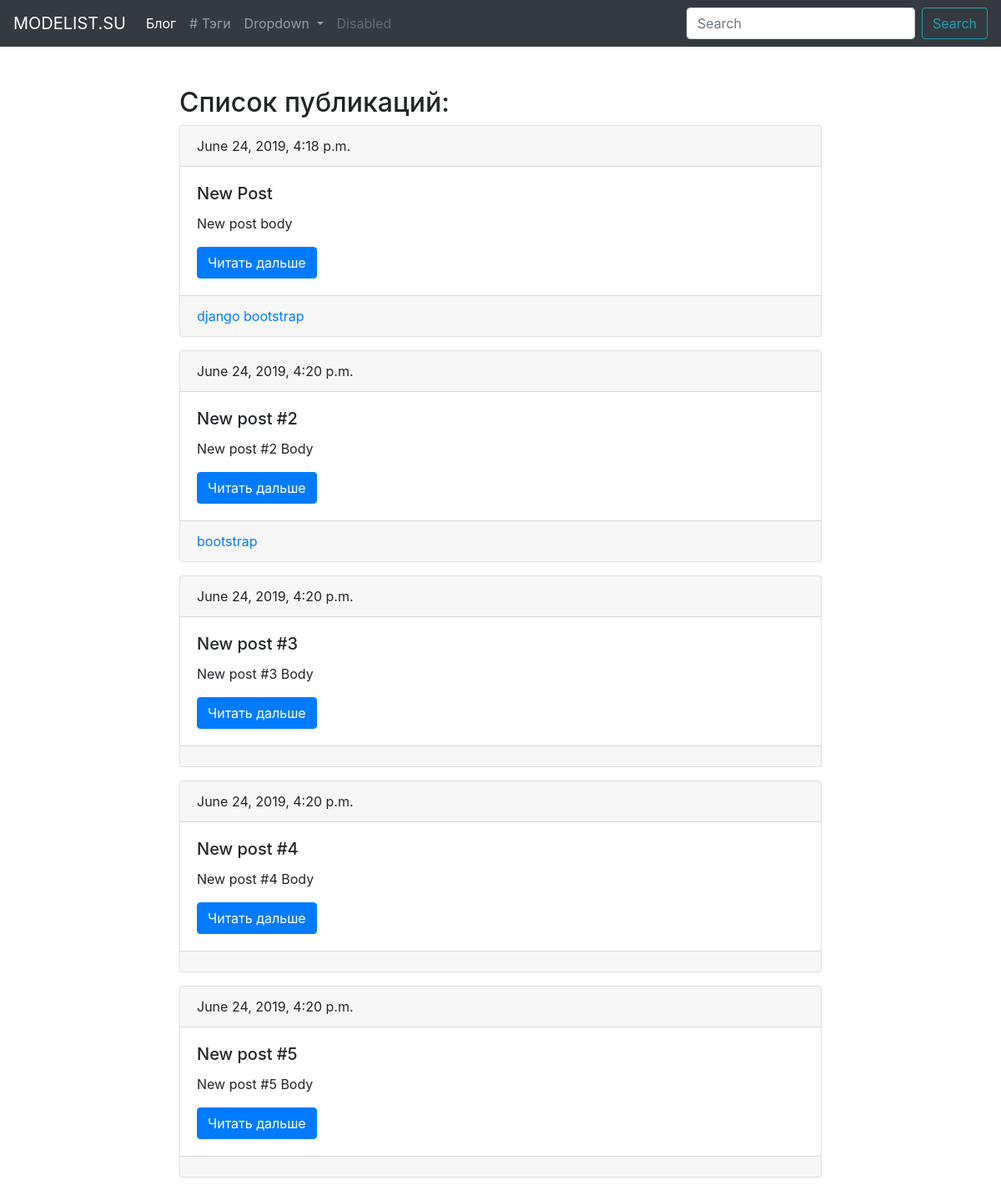
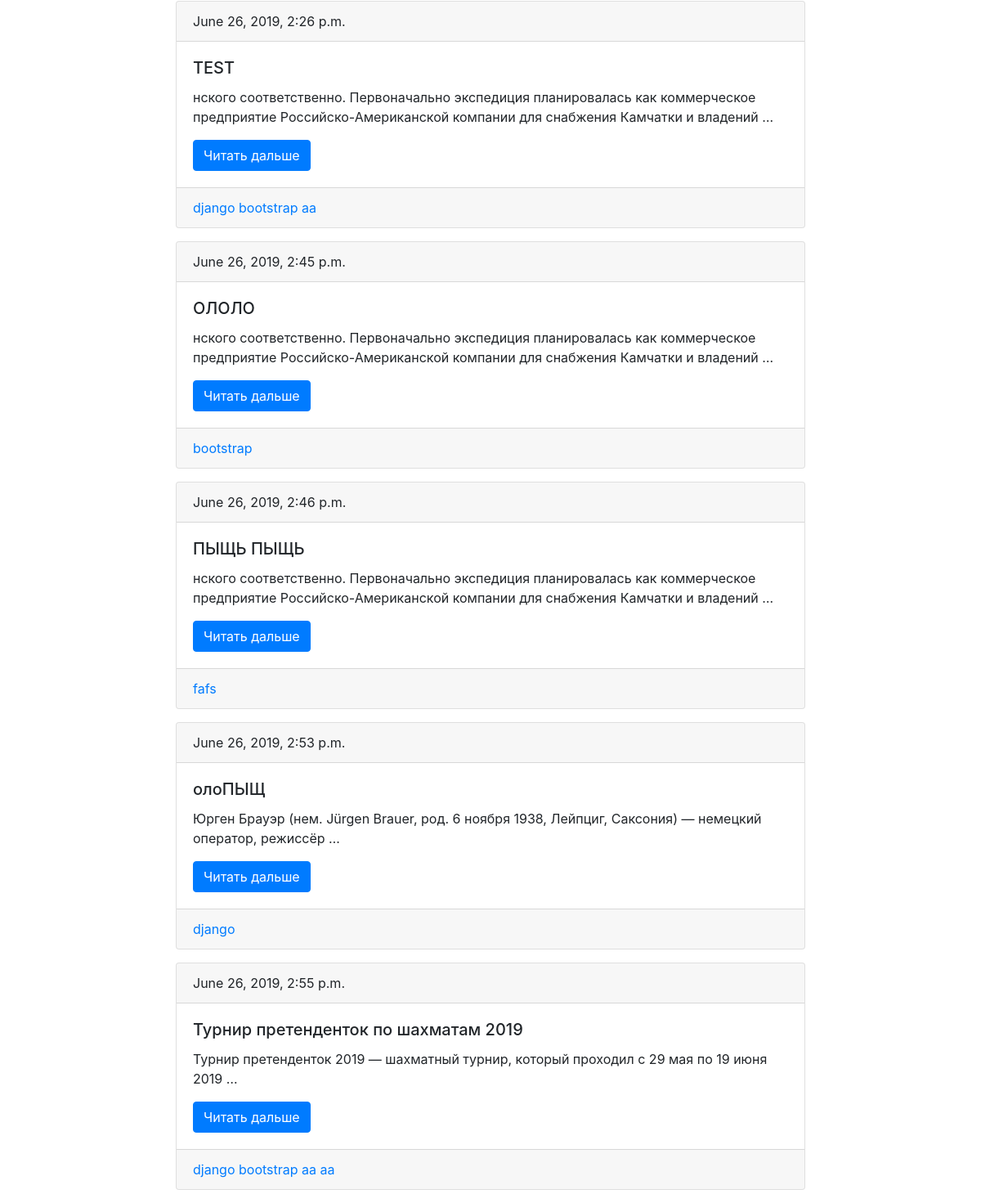
Screenshot of /blog/ with the database file from the repository (2 pictures, top to bottom).
### blog/models.py (models this page shows, shortened)
class Post(models.Model):
    title = models.CharField(max_length=150, db_index=True)
    slug = models.SlugField(max_length=150, unique=True, blank=True)
    body = models.TextField(blank=True, db_index=True)
    date_pub = models.DateTimeField(auto_now_add=True)
    tags = models.ManyToManyField('Tag', related_name='posts', blank=True)
    def get_absolute_url(self):
        return reverse('post_detail_url', kwargs={'slug': self.slug})

class Tag(models.Model):
    title = models.CharField(max_length=50)
    slug = models.SlugField(max_length=50, unique=True)
    def get_absolute_url(self):
        return reverse('tag_detail_url', kwargs={'slug': self.slug})

### blog/views.py (the view)
# urls.py: path('', post_list, name='post_list_url'),
def post_list(request):
    posts = Post.objects.all()
    return render(request, 'blog/post_list.html', context={'title': 'Последние записи', 'posts': posts})

### blog/templates/blog/post_list.html (shortened to what this page needs)
{% extends 'blog/blog_main.html' %}
{% block content %}
    <h2>Список публикаций:</h2>
    {% for post in posts %}
       {% include 'blog/includes/post_card_template.html' %}
    {% endfor %}
{% endblock %}

### blog/templates/blog/includes/post_card_template.html
 <div class="card mb-3">
    <div class="card-header">
        {{ post.date_pub }}
    </div>
    <div class="card-body">
        <h5 class="card-title">{{ post.title }}</h5>
        <p class="card-text">{{ post.body|truncatewords:15 }}</p>
        <a href="{{ post.get_absolute_url }}" class="btn btn-primary">Читать дальше</a>
    </div>
    <div class="card-footer text-muted">
        {% for tag in post.tags.all %}
            <a href="{{ tag.get_absolute_url }}">{{ tag.title }}</a>
        {% endfor %}
    </div>
</div>

### rows the page displays
Post: date_pub "June 24, 2019, 4:18 p.m.", title "New Post", body "New post body"
Tag: title "django"
Tag: title "bootstrap"
Post: date_pub "June 24, 2019, 4:20 p.m.", title "New post #2", body "New post #2 Body"
Post: date_pub "June 24, 2019, 4:20 p.m.", title "New post #3", body "New post #3 Body"
Post: date_pub "June 24, 2019, 4:20 p.m.", title "New post #4", body "New post #4 Body"
Post: date_pub "June 24, 2019, 4:20 p.m.", title "New post #5", body "New post #5 Body"
Post: date_pub "June 26, 2019, 2:26 p.m.", title "TEST", body "нского соответственно. Первоначально экспедиция планировалась как коммерческое предприятие Российско-Американской компании для снабжения Камчатки и владений …"
Tag: title "aa"
Post: date_pub "June 26, 2019, 2:45 p.m.", title "ОЛОЛО", body "нского соответственно. Первоначально экспедиция планировалась как коммерческое предприятие Российско-Американской компании для снабжения Камчатки и владений …"
Post: date_pub "June 26, 2019, 2:46 p.m.", title "ПЫЩЬ ПЫЩЬ", body "нского соответственно. Первоначально экспедиция планировалась как коммерческое предприятие Российско-Американской компании для снабжения Камчатки и владений …"
Tag: title "fafs"
Post: date_pub "June 26, 2019, 2:53 p.m.", title "олоПЫЩ", body "Юрген Брауэр (нем. Jürgen Brauer, род. 6 ноября 1938, Лейпциг, Саксония) — немецкий оператор, режиссёр …"
Post: date_pub "June 26, 2019, 2:55 p.m.", title "Турнир претенденток по шахматам 2019", body "Турнир претенденток 2019 — шахматный турнир, который проходил с 29 мая по 19 июня 2019 …"
Tag: title "aa"
